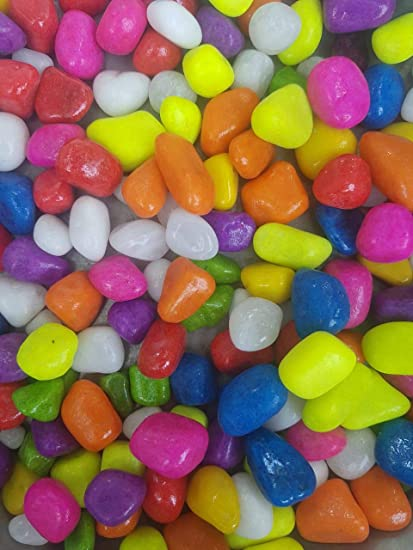
#> input picture color_detection/asdd.jpg, 413 x 550 px
$ python main.py --image asdd.jpg
#> lines starting #> are read from the running program, lines starting #| are printed output that depends on the picture
import cv2
import numpy as np
import pandas as pd
import argparse

#Creating argument parser to take image path from command line
ap = argparse.ArgumentParser()
ap.add_argument('-i', '--image', required=True, help="Image Path")
args = vars(ap.parse_args())
img_path = args['image']

#Reading the image with opencv
img = cv2.imread(img_path)
#> img is the input picture: shape (550, 413, 3); mean B, G, R 82.4, 108, 142.9

#declaring global variables (are used later on)
clicked = True
r = g= b = xpos = ypos = 0

#Reading csv file with pandas and giving names to each column
index=["color","color_name","hex","R","G","B"]
csv = pd.read_csv('colors.csv', names=index, header=None)
#> (reads color_detection/colors.csv from the repository)

#function to calculate minimum distance from all colors and get the most matching color
def getColorName(R,G,B):
    minimum = 10000
    for i in range(len(csv)):
        d = abs(R- int(csv.loc[i,"R"])) + abs(G- int(csv.loc[i,"G"]))+ abs(B- int(csv.loc[i,"B"]))
        if(d<=minimum):
            minimum = d
            cname = csv.loc[i,"color_name"]
    return cname

#function to get x,y coordinates of mouse double click
def draw_function(event, x,y,flags,param):
    if event == cv2.EVENT_LBUTTONDBLCLK:
        global b,g,r,xpos,ypos, clicked
        clicked = True
        xpos = x
        ypos = y
        b,g,r = img[y,x]
        b = int(b)
        g = int(g)
        r = int(r)

cv2.namedWindow('image')
cv2.setMouseCallback('image',draw_function)

while(1):

    cv2.imshow("image",img)
    if (clicked):

        #cv2.rectangle(image, startpoint, endpoint, color, thickness)-1 fills entire rectangle
        cv2.rectangle(img,(20,20), (750,60), (b,g,r), -1)

        #Creating text string to display( Color name and RGB values )
        text = getColorName(r,g,b) + ' R='+ str(r) +  ' G='+ str(g) +  ' B='+ str(b)

        #cv2.putText(img,text,start,font(0-7),fontScale,color,thickness,lineType )
        cv2.putText(img, text,(50,50),2,0.8,(255,255,255),2,cv2.LINE_AA)
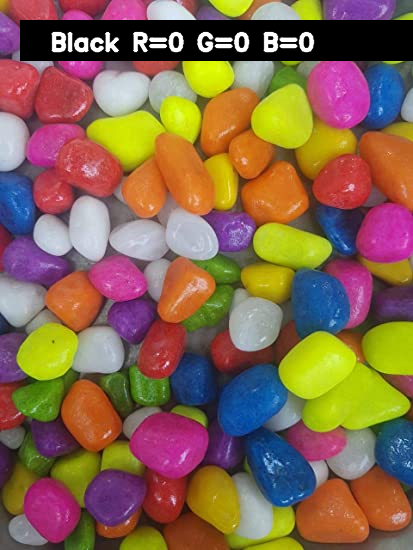
#> img: shape (550, 413, 3); mean B, G, R 77.2, 102.1, 134.1

        #For very light colours we will display text in black colour
        if(r+g+b>=600):
            cv2.putText(img, text,(50,50),2,0.8,(0,0,0),2,cv2.LINE_AA)

        clicked=False

    #Break the loop when user hits 'esc' key
    if cv2.waitKey(20) & 0xFF ==27:
#> (key Esc is pressed here)
        break

cv2.destroyAllWindows()
